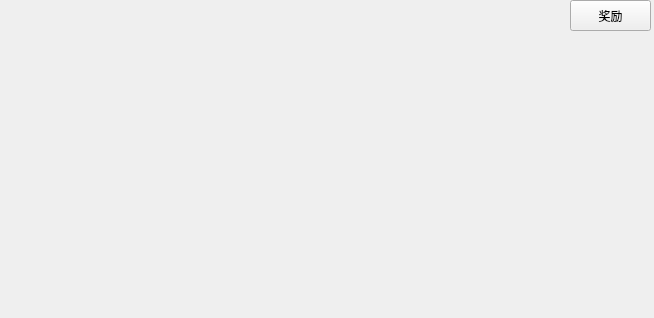
<?xml version="1.0" encoding="UTF-8"?>
<ui version="4.0">
 <class>Widget</class>
 <widget class="QWidget" name="Widget">
  <property name="geometry">
   <rect>
    <x>0</x>
    <y>0</y>
    <width>654</width>
    <height>318</height>
   </rect>
  </property>
  <property name="windowTitle">
   <string>Widget</string>
  </property>
  <widget class="QPushButton" name="pushButton">
   <property name="geometry">
    <rect>
     <x>570</x>
     <y>0</y>
     <width>81</width>
     <height>31</height>
    </rect>
   </property>
   <property name="styleSheet">
    <string notr="true">background-image: url(:/C:/Users/16057/Desktop/res/gift.png);</string>
   </property>
   <property name="text">
    <string>奖励</string>
   </property>
  </widget>
 </widget>
 <resources/>
 <connections/>
</ui>
